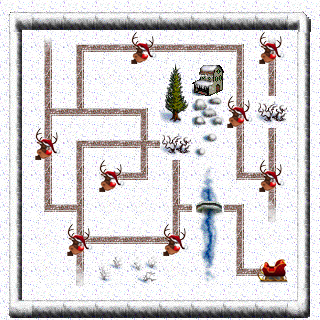

A 2D game scene composited from a Tiled map and its tileset images. What follows is a short description and the map's XML, with each tile layer's data collapsed to a summary:
An orthogonal 10x10 tile map with 32x32 px tiles, 2 tile layers (Field, Object), 2 tilesets.

<map version="1.0" orientation="orthogonal" width="10" height="10" tilewidth="32" tileheight="32">
 <tileset firstgid="1" name="TilesetObject" tilewidth="32" tileheight="32">
  <properties>
   <property name="alterable" value="true" />
  </properties>
  <image source="Tilesets/TilesetObject.png" width="160" height="320" />
  <tile id="0">
   <properties>
    <property name="alterable" value="true" />
    <property name="passable" value="false" />
   </properties>
  </tile>
  <tile id="1">
   <properties>
    <property name="alterable" value="false" />
    <property name="passable" value="true" />
   </properties>
  </tile>
 </tileset>
 <tileset firstgid="51" name="TilesetField" tilewidth="32" tileheight="32">
  <properties>
   <property name="alterable" value="false" />
   <property name="passable" value="false" />
  </properties>
  <image source="Tilesets/TilesetField.png" width="512" height="512" />
  <tile id="37">
   <properties>
    <property name="passable" value="false" />
   </properties>
  </tile>
  <tile id="39">
   <properties>
    <property name="passable" value="false" />
   </properties>
  </tile>
  <tile id="41">
   <properties>
    <property name="passable" value="false" />
   </properties>
  </tile>
  <tile id="93">
   <properties>
    <property name="passable" value="false" />
   </properties>
  </tile>
  <tile id="97">
   <properties>
    <property name="passable" value="false" />
   </properties>
  </tile>
  <tile id="98">
   <properties>
    <property name="passable" value="false" />
   </properties>
  </tile>
  <tile id="102">
   <properties>
    <property name="passable" value="false" />
   </properties>
  </tile>
  <tile id="103">
   <properties>
    <property name="passable" value="false" />
   </properties>
  </tile>
  <tile id="129">
   <properties>
    <property name="alterable" value="false" />
    <property name="passable" value="true" />
   </properties>
  </tile>
  <tile id="131">
   <properties>
    <property name="passable" value="true" />
   </properties>
  </tile>
  <tile id="132">
   <properties>
    <property name="passable" value="true" />
   </properties>
  </tile>
  <tile id="133">
   <properties>
    <property name="passable" value="true" />
   </properties>
  </tile>
  <tile id="134">
   <properties>
    <property name="passable" value="true" />
   </properties>
  </tile>
  <tile id="135">
   <properties>
    <property name="passable" value="true" />
   </properties>
  </tile>
  <tile id="136">
   <properties>
    <property name="passable" value="true" />
   </properties>
  </tile>
  <tile id="137">
   <properties>
    <property name="passable" value="true" />
   </properties>
  </tile>
  <tile id="138">
   <properties>
    <property name="passable" value="true" />
   </properties>
  </tile>
  <tile id="139">
   <properties>
    <property name="passable" value="true" />
   </properties>
  </tile>
  <tile id="140">
   <properties>
    <property name="passable" value="true" />
   </properties>
  </tile>
  <tile id="141">
   <properties>
    <property name="passable" value="true" />
   </properties>
  </tile>
  <tile id="142">
   <properties>
    <property name="passable" value="true" />
   </properties>
  </tile>
  <tile id="143">
   <properties>
    <property name="passable" value="true" />
   </properties>
  </tile>
  <tile id="144">
   <properties>
    <property name="passable" value="true" />
   </properties>
  </tile>
  <tile id="145">
   <properties>
    <property name="passable" value="true" />
   </properties>
  </tile>
  <tile id="149">
   <properties>
    <property name="alterable" value="true" />
    <property name="passable" value="false" />
   </properties>
  </tile>
  <tile id="152">
   <properties>
    <property name="passable" value="false" />
   </properties>
  </tile>
  <tile id="153">
   <properties>
    <property name="passable" value="false" />
   </properties>
  </tile>
  <tile id="154">
   <properties>
    <property name="passable" value="false" />
   </properties>
  </tile>
  <tile id="156">
   <properties>
    <property name="alterable" value="false" />
    <property name="passable" value="false" />
   </properties>
  </tile>
  <tile id="157">
   <properties>
    <property name="alterable" value="false" />
    <property name="passable" value="false" />
   </properties>
  </tile>
  <tile id="164">
   <properties>
    <property name="passable" value="false" />
   </properties>
  </tile>
  <tile id="165">
   <properties>
    <property name="passable" value="false" />
   </properties>
  </tile>
  <tile id="196">
   <properties>
    <property name="passable" value="false" />
   </properties>
  </tile>
 </tileset>
 <layer name="Field" width="10" height="10">
  <data>[100 cells, 100 non-empty, 32 distinct tile ids]</data>
 </layer>
 <layer name="Object" width="10" height="10">
  <data>[100 cells, 11 non-empty, 3 distinct tile ids]</data>
 </layer>
</map>